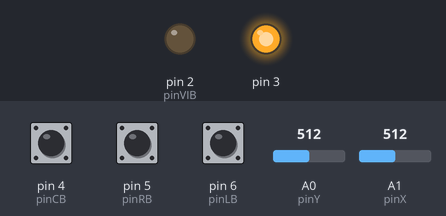
This sketch was run on a simulated Arduino Uno, built with avr-gcc and run on an emulated ATmega328P. Parts: output pins drawn as LEDs (lit = HIGH). Inputs (shaded band) come from the test bench; at power-on: pin 4 (pinCB) HIGH, pin 5 (pinRB) HIGH, pin 6 (pinLB) HIGH, A0 (pinY) = 512, A1 (pinX) = 512. No radio packets arrive unless stated.

Above: at 0.1 s.
Timing chart, 0 to 1.6 s (numbered marks = the images above):
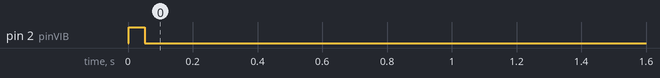

The sketch:

Controller.ino
```cpp
#include <elapsedMillis.h>
#include <RF24Network.h>
#include <RF24.h>

/*****************/
#define THIS_NODE 014
/*****************/

#define Channel 115

#define pinX A1
#define pinY A0
#define pinCB 4
#define pinVIB 2
#define pinLB 6
#define pinRB 5

RF24 radio(9, 10);
RF24Network network(radio);

int centerX = 512, centerY = 512, carXcenter, X, Y, minX = 384, minY = 384, maxX = 640, maxY = 640, rumble = 0, rumbleTime = 200;

bool on = true, off = false, LB, RB, CB, rumbleON = false;

long countDown;

elapsedMillis timer = 0, timer2 = 0, timerRumble;

struct Payload {
  int X;
  int Y;
  bool LB;
  bool RB;
  bool CB;
};

void setup(void) {
  for (int i = 0; i < 5; i++) {
    centerX += analogRead(pinX);
    centerY += analogRead(pinY);
  }
  centerX /= 6;
  centerY /= 6;
  pinMode(pinLB, INPUT_PULLUP);
  pinMode(pinRB, INPUT_PULLUP);
  pinMode(pinCB, INPUT_PULLUP);
  pinMode(pinVIB, OUTPUT);
  digitalWrite(pinVIB, HIGH);
  delay(50);
  digitalWrite(pinVIB, LOW);
  pinMode(3, OUTPUT);
  digitalWrite(3, on);
  radio.begin();
  radio.setDataRate(RF24_250KBPS);
  radio.setRetries(0, 0);
  radio.setCRCLength(RF24_CRC_16);
  radio.setPALevel(RF24_PA_MAX);
  network.begin(/*channel*/ Channel, /*node address*/ THIS_NODE);
}

void loop(void) {
  network.update();
  nRF_receive();
  if (rumble > 0) {
    if (timerRumble > rumbleTime) {
      timerRumble = 0;
      if (rumbleON) {
        digitalWrite(pinVIB, LOW);
        rumble--;
        rumbleON = false;
      } else {
        digitalWrite(pinVIB, HIGH);
        rumbleON = true;
			}
    }
  }
  if (LB) LB = digitalRead(pinLB);
  if (RB) RB = digitalRead(pinRB);
  if (CB) CB = digitalRead(pinCB);
  if (timer2 > 75) {
    readX();
    readY();
    timer2 = 0;
    Payload a = { X,Y,LB,RB,CB };
    RF24NetworkHeader header(THIS_NODE - 010);
    network.write(header, &a, sizeof(a));
    if (!LB) LB = true;
    if (!RB) RB = true;
    if (!CB) CB = true;
  }
}

void nRF_receive(void) {
  if (network.available()) {
    RF24NetworkHeader header;
    network.peek(header);
    if (header.from_node == THIS_NODE - 010) {
      unsigned int i;
      network.read(header, &i, sizeof(i));
      rumble = i;
    }
  }
}

void readX() {
  int low = 185, high = -5;
  X = analogRead(pinX);
  if (X < minX) minX = X;
  if (X > maxX) maxX = X;
  if (X < centerX) X = map(X, minX, centerX, low, 90);
  else X = map(X, centerX, maxX, 90, high);
  if (X < 0) X = 0;
  if (X > 180) X = 180;
}

void readY() {
  int low = -5, high = 260;
  Y = analogRead(pinY);
  if (Y < minY) minY = Y;
  if (Y > maxY) maxY = Y;
  if (Y < centerY) Y = map(Y, minY, centerY, low, 127);
  else Y = map(Y, centerY, maxY, 127, high);
  if (Y < 0) Y = 0;
  if (Y > 255) Y = 255;
}
```
